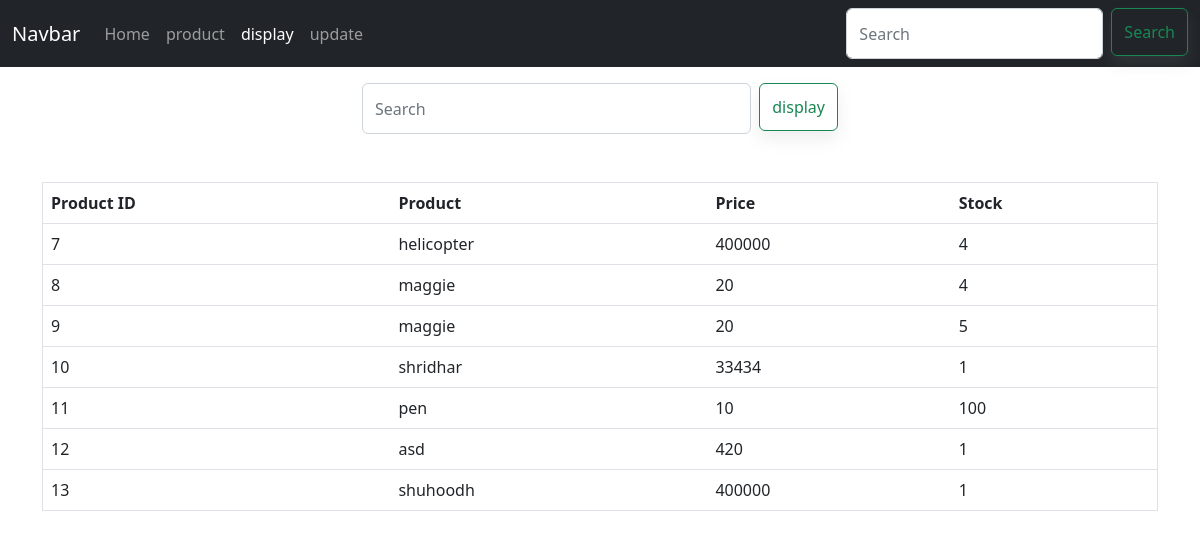
Page /php/search.php on the committed database.
### tables this page shows
CREATE TABLE `product` (
  `pid` int(11) NOT NULL,
  `pname` varchar(20) NOT NULL,
  `pprice` int(11) NOT NULL,
  `pstock` int(11) NOT NULL
);

### php/search.php (the view, shortened to what this page needs)
<?php
include "connect.php"
?>
<!DOCTYPE html>
<html lang="en">
<head>
    <link href="https://cdn.jsdelivr.net/npm/bootstrap@5.2.3/dist/css/bootstrap.min.css" rel="stylesheet" />
    <link rel="stylesheet" href="../css/product.css" />
    <link rel="stylesheet" href="../search.css" />
</head>
<body>
<div>
        <nav class="navbar navbar-expand-lg navbar-dark bg-dark">
            <div class="container-fluid">
                <a class="navbar-brand" href="#">Navbar</a>
                <div class="collapse navbar-collapse" id="navbarSupportedContent">
                    <ul class="navbar-nav me-auto mb-2 mb-lg-0">
                        <li class="nav-item">
                            <a class="nav-link " aria-current="page" href="home.php">Home</a>
                        </li>
                        <li class="nav-item">
                            <a class="nav-link " href="product.php">product</a>
                        </li>
                        <li class="nav-item">
                            <a class="nav-link active" href="search.php">display</a>
                        </li>
                        <li class="nav-item">
                            <a class="nav-link" href="update.php">update</a>
                        </li>
                    </ul>
                    <form class="d-flex" role="search">
                        <input class="form-control me-2" type="search" placeholder="Search" aria-label="Search" />
                        <button class="btn btn-outline-success" type="submit">
                            Search
                        </button>
                    </form>
                </div>
            </div>
        </nav>
    </div>
    <div class="container-sm col-sm-5 mt-md-3" >
        <form class="d-flex" role="search" method="post" id="search">
            <input class="form-control me-2" type="search" placeholder="Search" aria-label="Search" name="searchstr" id="search-input" />
            <button name="search" class="btn btn-outline-success" type="submit">display</button>
        </form>
    </div>
    <?php
        echo "<div class='container table table-bordered table-responsive-sm mt-5' id='originalTable'>";
        echo " <table class='table'>";
        echo "<thead>";
        echo "  <tr>";
        echo "    <th>Product ID</th>";
        echo "    <th>Product</th>";
        echo "    <th>Price</th>";
        echo "    <th>Stock</th>";
        echo "  </tr>";
        echo " </thead>";
        echo "<tbody>";
        $sql = "SELECT * FROM product";
        $result = $conn->query($sql);
        while ($row = $result->fetch_assoc()) {
            echo "<tr>";
            echo "<td>" . $row["pid"] . "</td>";
            echo "<td>" . $row["pname"] . "</td>";
            echo "<td>" . $row["pprice"] . "</td>";
            echo "<td>" . $row["pstock"] . "</td>";
            echo "</tr>";
        }
    ?>
    </tbody>
    </table>
</body>
</html>

### css/product.css (style rules this page uses)
button { font-family: PlusJakartaSans,-apple-system,BlinkMacSystemFont,Segoe UI,Roboto,Oxygen,Cantarell,Helvetica Neue,Ubuntu,sans-serif; font-size: 1rem; align-items: center; height: 48px; border-radius: 0.4rem; font-weight: 600; padding: 0 1.2rem; color: #ddd; border: none; box-shadow: 0 .5rem 1rem rgba(143, 142, 142, 0.15)!important; background: #000000; margin-bottom: 3px; }

### rows in the picture
product: pid "7", pname "helicopter", pprice "400000", pstock "4"
product: pid "8", pname "maggie", pprice "20", pstock "4"
product: pid "9", pname "maggie", pprice "20", pstock "5"
product: pid "10", pname "shridhar", pprice "33434", pstock "1"
product: pid "11", pname "pen", pprice "10", pstock "100"
product: pid "12", pname "asd", pprice "420", pstock "1"
product: pid "13", pname "shuhoodh", pprice "400000", pstock "1"
